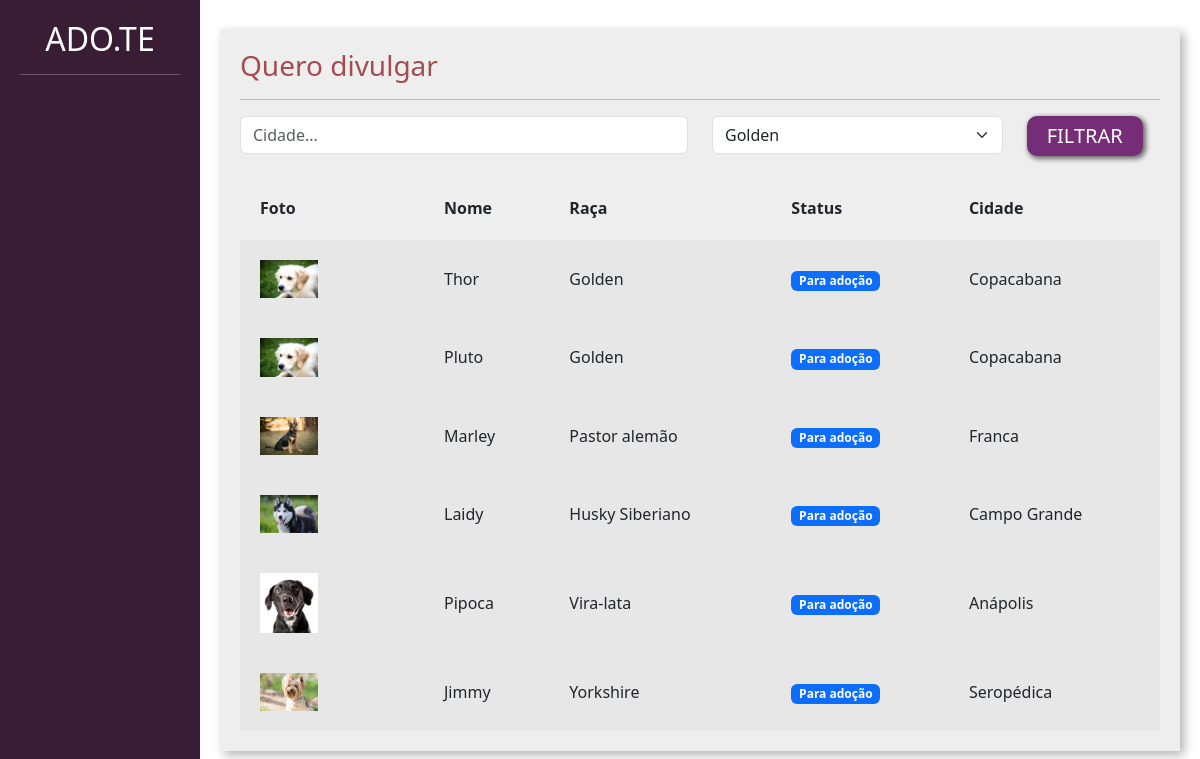
Screenshot of /adotar/ with the database file from the repository.
### divulgar/models.py (models this page shows, shortened)
class Pet(models.Model):
    foto = models.ImageField(upload_to='fotos_pets')
    choices_status = (('P', 'Para adoção'), ('A', 'Adotado'))
    usuario = models.ForeignKey(User, on_delete=models.DO_NOTHING)
    nome = models.CharField(max_length=100)
    descricao = models.TextField()
    estado = models.CharField(max_length=50)
    cidade = models.CharField(max_length=50)
    telefone = models.CharField(max_length=14)
    tags = models.ManyToManyField(Tag)
    raca = models.ForeignKey(Raca, on_delete=models.DO_NOTHING)
    status = models.CharField(max_length=1,choices=choices_status, default='P')

class Raca(models.Model):
    raca = models.CharField(max_length=50)
    def __str__(self):
        return self.raca

### adotar/views.py (the view)
# urls.py: path('', views.listar_pets, name='listar_pets'),
def listar_pets(request):
    if request.method == 'GET':
        pets = Pet.objects.filter(status='P')
        racas = Raca.objects.all()
        cidade = request.GET.get('cidade')
        raca_filter = request.GET.get('raca')
        if cidade:
            pets = pets.filter(cidade__icontains=cidade)
        if raca_filter:
            pets = pets.filter(raca__id=raca_filter)
            raca_filter = Raca.objects.get(id=raca_filter)
        return render(request, 'listar_pets.html', {'pets': pets, 'racas': racas,'cidade': cidade, 'raca_filter': raca_filter})

### adotar/templates/listar_pets.html (shortened to what this page needs)
{% load static %}
<!doctype html>
<html lang="pt-BR">
    <head>
    <link href="https://cdn.jsdelivr.net/npm/bootstrap@5.3.0-alpha1/dist/css/bootstrap.min.css" rel="stylesheet">
    <link href="{% static 'usuarios/css/cadastro.css' %}" rel="stylesheet">
    <link href="{% static 'divulgar/css/novo_pet.css' %}" rel="stylesheet">
    <link href="{% static 'divulgar/css/seus_pet.css' %}" rel="stylesheet">
    <link href="{% static 'adotar/css/listar_pets.css' %}" rel="stylesheet">
    </head>
    <body>
        <div class="container-fluid">
            <div class="row">
                <div class="col-md-2 bg-side sidebar">
                    <h2>ADO.TE</h2>
                    <hr>
                </div>
                <div class="col-md">
                    <div class="wrapper">
                        <div class="box width80">
                            <h3 class="font-vinho">Quero divulgar</h3>
                            <hr>
                            <form action="{% url 'listar_pets'%}" method="GET">
                                <div class="row">
                                    <div class="col-md-6">
                                        <input type="text" placeholder="Cidade..." value="{%if cidade%}{{cidade}} {%endif%}" name="cidade" class="form-control">
                                    </div>
                                    <div class="col-md-4">
                                        <select class="form-select" name="raca">
                                           {%for raca in racas%}
                                                <option {%if raca_filter.id == raca.id%} selected {%endif%} value="{{raca.id}}">{{raca}}</option>
                                           {%endfor%}
                                        </select>
                                    </div>
                                    <div class="col-md-2">
                                        <input type="submit" class="btn-custom-secondary" value="FILTRAR">
                                    </div>
                                </div>
                            </form>
                             <table class="tabela" cellpadding="20">
                                <tr>
                                    <th>Foto</th>
                                    <th>Nome</th>
                                    <th>Raça</th>
                                    <th>Status</th>
                                    <th>Cidade</th>
                                </tr>
                                {% for pet in pets%}
                                    <tr class="tabela-linha">
                                        <td width="20%">
                                            <a href="{% url 'ver_pet' pet.id %}"><img width="40%" src="{{pet.foto.url}}"></a>
                                        </td>
                                        <td>
                                            {{pet.nome}}
                                        </td>
                                        <td>
                                            {{pet.raca}}
                                        </td>
                                        <td>
                                            {% if pet.status == "P" %}
                                                <span class="badge text-bg-primary">Para adoção</span>
                                            {% elif pet.status == "A" %}
                                                <span class="badge text-bg-success">Adotado</span>
                                            {% endif%}
                                        </td>
                                        <td>
                                            {{pet.cidade}}
                                        </td>
                                    </tr>
                                {% endfor %}
                            </table>
                        </div>
                    </div>
                </div>
            </div>
        </div>
    </body>
</html>

### templates/static/usuarios/css/cadastro.css (style rules this page uses)
.bg-side { background-color: #391D34; color: white; height: 100vh; }

### templates/static/divulgar/css/novo_pet.css (style rules this page uses)
.sidebar { text-align: center; padding: 20px; }
.wrapper { margin-top: 3%; display: flex; flex-direction: row; justify-content: center; align-items: center; }
.box { padding:20px; width: 50vw; background: rgb(238, 238, 238); box-shadow: 4px 4px 10px rgba(0,0,0,.3); }
.font-vinho { color: #A24D52; }

### templates/static/divulgar/css/seus_pet.css (style rules this page uses)
.width80 { width: 80vw; }
.tabela { width: 100%; margin-top: 20px; }
.tabela-linha { background-color: #e8e7e7; }

### templates/static/adotar/css/listar_pets.css (style rules this page uses)
.btn-custom-secondary { background-color: #762D77; border: none; box-shadow: 2px 2px 5px 1px rgb(108, 108, 108); color: white; font-size: 20px; padding: 5px 20px 5px 20px; border-radius: 10px; }

### rows the page displays
Pet: foto (picture), nome "Thor", raca "Golden", status "Para adoção", cidade "Copacabana"
Pet: foto (picture), nome "Pluto", raca "Golden", status "Para adoção", cidade "Copacabana"
Pet: foto (picture), nome "Marley", raca "Pastor alemão", status "Para adoção", cidade "Franca"
Pet: foto (picture), nome "Laidy", raca "Husky Siberiano", status "Para adoção", cidade "Campo Grande"
Pet: foto (picture), nome "Pipoca", raca "Vira-lata", status "Para adoção", cidade "Anápolis"
Pet: foto (picture), nome "Jimmy", raca "Yorkshire", status "Para adoção", cidade "Seropédica"

### other values shown
form field raca "Golden"
